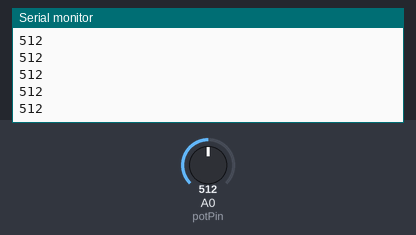
The sketch below on a simulated Arduino Uno, built with avr-gcc and run on an emulated ATmega328P. Parts: the last lines printed to the serial monitor. The test bench sets the inputs (shaded band); at power-on: A0 (potPin) = 512.

Above: at 1.2 s.
1.3 s: A0 (potPin) set to 716
At 1.56 s:
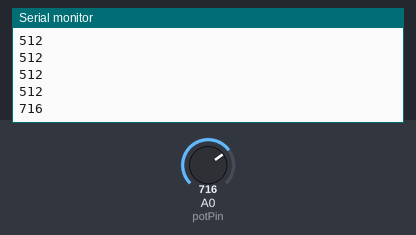
2.8 s: A0 (potPin) set to 900
At 2.96 s:
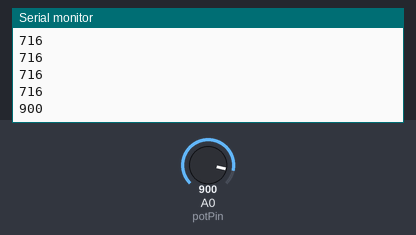
Timing chart, 0 to 5.8 s (numbered marks = the images above; inputs shaded):
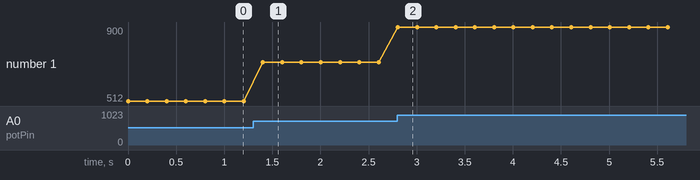

Measured:
- after the input at 1.3 s, the serial monitor: prints a new line after 0.10 s (image 1)
- after the input at 2.8 s, the serial monitor: prints a new line at once (image 2)
- plotted number 1: 512 → 716 after the input at 1.3 s, 716 → 900 after the input at 2.8 s

The sketch:

Potentiometer_Reading.ino
```cpp
int potPin = A0;  // Potentiometer connected to analog pin A0
int potValue;     // Variable to store the potentiometer value

void setup() {
  Serial.begin(9600); // Start serial communication
}

void loop() {
  potValue = analogRead(potPin);    // Read the analog value (0–1023)
  Serial.println(potValue);         // Print the value to the Serial Monitor
  delay(200);                       // Small delay to slow down output
}
```
